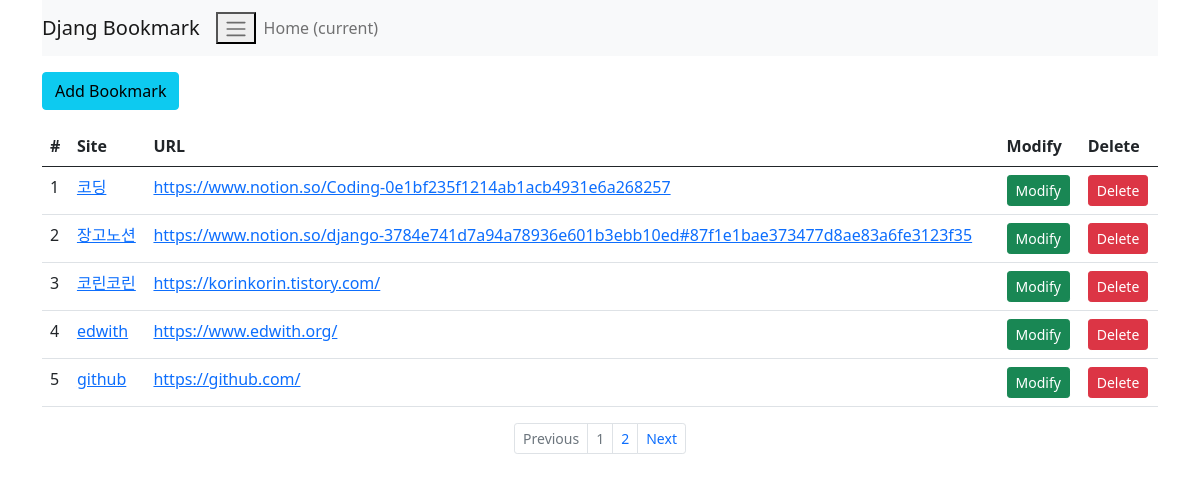
The page / on the database its author committed.
### bmapp/models.py (models this page shows, shortened)
class Bookmark(models.Model):
    site_name= models.CharField(max_length=100)
    url= models.URLField('Site URL')    #'site URL'기본 있는 속성값?????

### bmapp/views.py (the view)
# urls.py: path('',BookmarkListView.as_view(), name='list'),   #name을 가지고 해당 url패턴을 찾을 수 있도록 함.
class BookmarkListView(ListView):
    model= Bookmark     # models.py의 Bookmark모델 설정
    template_name='bookmark_list.html'
    paginate_by= 5

### bmapp/templates/bookmark_list.html (shortened to what this page needs)
{% extends 'base.html' %}
    {% block content %}
    <div class="btn-group">
        <a href="{% url 'create' %}" class="btn btn-info">Add Bookmark</a>
    </div>
    <table class="table">
        <thead>
            <tr>
                <th scope="col">#</th>
                <th scope="col">Site</th>
                <th scope="col">URL</th>
                <th scope="col">Modify</th>
                <th scope="col">Delete</th>
            </tr>
        </thead>
        <tbody>
            {% for bookmark in object_list %}
            <tr>
                <td>{{forloop.counter}}</td>
                <td><a href="{% url 'detail' pk=bookmark.id %}">{{bookmark.site_name}}</a></td>
                <td><a href="{{bookmark.url}}" target="_blank">{{bookmark.url}}</a></td>
                <td><a href="{% url 'update' pk=bookmark.id %}" class="btn btn-success btn-sm">Modify</a></td>
                <td><a href="{% url 'delete' pk=bookmark.id %}" class="btn btn-danger btn-sm">Delete</a></td>
            </tr>
            {% endfor %}
        </tbody>
    </table>
    {% endblock %}
    {% block pagination %}
    {% if is_paginated %}
    <ul class="pagination justify-content-center pagination-sm">
        {% if page_obj.has_previous %}
        <li class="page-item">
            <a class="page-link" href="{% url 'list' %}?page={{page_obj.previous_page_number}}"
                tabindex="-1">Previous</a>
        </li>
        {% else %}
        <li class="page-item disabled">
            <a class="page-link" href="#" tabindex="-1">Previous</a>
        </li>
        {% endif %}
        {% for object in page_obj.paginator.page_range %}
        <li class="page-item {% if page_obj.number == forloop.counter %} disabled{% endif %}">
            <a class="page-link" href="{{request.path}}?page={{forloop.counter}}">{{forloop.counter}}</a>
        </li>
        {% endfor %}
        {% if page_obj.has_next %}
        <li class="page-item">
            <a class="page-link" href="{% url 'list' %}?page={{page_obj.next_page_number}}">Next</a>
        </li>
        {% else %}
        <li class="page-item disabled">
            <a class="page-link" href="#">Next</a>
        </li>
        {% endif %}
    </ul>
    {% endif %}
    {% endblock %}

### bmapp/templates/base.html (shortened to what this page needs)
{% load static %}
<!DOCTYPE html>
<html lang="en">
<head>
    <link rel="stylesheet" href="{% static 'css/style.css' %}">
    <link href="https://cdn.jsdelivr.net/npm/bootstrap@5.0.0-beta1/dist/css/bootstrap.min.css" rel="stylesheet">
</head>
<body>
    <div class="container">
        <nav class="navbar navbar-expand-lg navbar-light bg-light">
            <a class="navbar-brand" href="{% url 'list' %}">Djang Bookmark</a>
                <button class="nav-toggler" type="button" data-toggle="collapse" data-target="#navbarSupportedContent" aria-controls="navbarSupportedContent" aria-expanded="false" aria-label="Toggle navigation">
                <span class="navbar-toggler-icon"></span>
                </button>
                <div class="collapse navbar-collapse" id="navbarSupportedContent">
                    <ul class="navbar-nav mr-auto">
                        <li class="nav-item active">
                            <a class="nav-link" href="{% url 'list' %}">Home <span class="sr-only"> (current) </span></a>
                        </li>
                    </ul>
                </div>
        </nav>
        <div class="row">
            <div class="col">
                {% block content %}
                {% endblock %}
                {% block pagination %}
                {% endblock %}
            </div>
        </div>
    </div>
</body>
</html>

### bmapp/static/css/style.css (style rules this page uses)
body { width:100%; }

### rows shown on the page
Bookmark: site_name "코딩", url "https://www.notion.so/Coding-0e1bf235f1214ab1acb4931e6a268257"
Bookmark: site_name "장고노션", url "https://www.notion.so/django-3784e741d7a94a78936e601b3ebb10ed#87f1e1bae373477d8ae83a6fe3123f35"
Bookmark: site_name "코린코린", url "https://korinkorin.tistory.com/"
Bookmark: site_name "edwith", url "https://www.edwith.org/"
Bookmark: site_name "github", url "https://github.com/"
